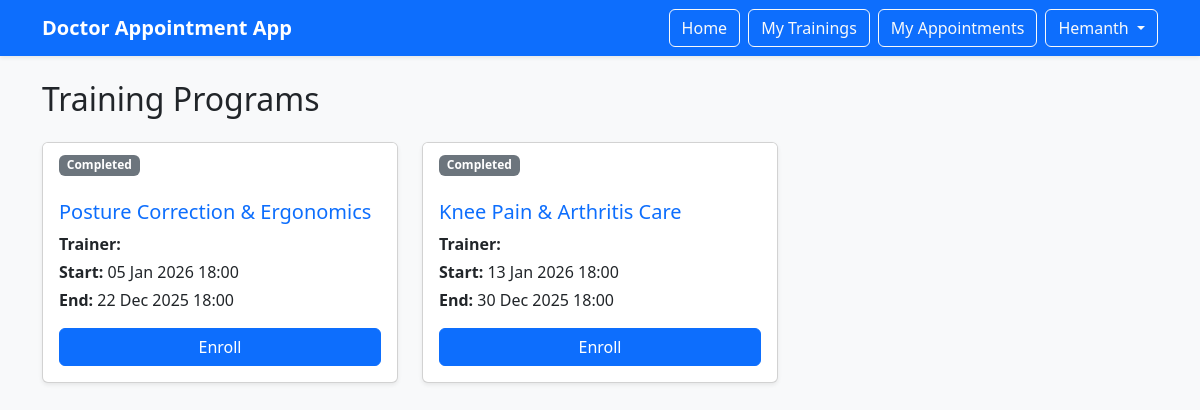
Page /services/training/ (signed in) on the committed database.
### services/models.py (models this page shows, shortened)
class TrainingCourse(models.Model):
    name = models.CharField(max_length=200)
    description = models.TextField(blank=True)
    start_datetime = models.DateTimeField()
    end_datetime = models.DateTimeField()
    is_active = models.BooleanField(default=True)

### services/views.py (the view)
# urls.py: path("training/", training_list, name="training"),
@login_required
def training_list(request):
    courses = TrainingCourse.objects.filter(is_active=True)
    return render(request, "services/training_list.html", {
        "courses": courses
    })

### templates/services/training_list.html (shortened to what this page needs)
{% extends "base.html" %}
{% block content %}
<h2 class="mb-4">Training Programs</h2>
<div class="row">
    {% for course in courses %}
    <div class="col-md-6 col-lg-4 mb-4">
        <div class="card shadow-sm h-100">
            <div class="card-header bg-white border-0">
                {% if course.status == "UPCOMING" %}
                    <span class="badge bg-warning text-dark">Upcoming</span>
                {% elif course.status == "ONGOING" %}
                    <span class="badge bg-success">Ongoing</span>
                {% else %}
                    <span class="badge bg-secondary">Completed</span>
                {% endif %}
            </div>
            <div class="card-body">
                <h5 class="card-title text-primary">
                    {{ course.name }}
                </h5>
                <p class="card-text mb-1">
                    <strong>Trainer:</strong>
                </p>
                <p class="card-text mb-1">
                    <strong>Start:</strong>
                    {{ course.start_datetime|date:"d M Y H:i" }}
                </p>
                <p class="card-text mb-3">
                    <strong>End:</strong>
                    {{ course.end_datetime|date:"d M Y H:i" }}
                </p>
                {% if course.status != "COMPLETED" %}
                <a href="{% url 'course_enroll' course.id %}"
                   class="btn btn-primary w-100">
                    Enroll
                </a>
                {% else %}
                <button class="btn btn-secondary w-100" disabled>
                    Enrollment Closed
                </button>
                {% endif %}
            </div>
        </div>
    </div>
    {% empty %}
    <div class="col-12 text-center">
        <p class="text-muted">No training programs available</p>
    </div>
    {% endfor %}
</div>
{% endblock %}

### templates/base.html (shortened to what this page needs)
<!DOCTYPE html>
<html lang="en">
<head>
    <link
        href="https://cdn.jsdelivr.net/npm/bootstrap@5.3.2/dist/css/bootstrap.min.css"
        rel="stylesheet"
    >
</head>
<body class="bg-light">
<nav class="navbar navbar-expand-lg navbar-dark bg-primary shadow-sm">
    <div class="container">
        <a
            class="navbar-brand fw-semibold"
            href="#"
        >
            Doctor Appointment App
        </a>
        <div class="d-flex align-items-center">
            {% if user.is_authenticated and user.profile %}
                {% if user.profile.role == "USER" %}
                    <a
                        href="{% url 'services' %}"
                        class="btn btn-outline-light me-2"
                    >
                        Home
                    </a>
                    <a
                        href="{% url 'training:my_trainings' %}"
                        class="btn btn-outline-light me-2"
                    >
                        My Trainings
                    </a>
                    <a
                        href="{% url 'appointments:appointment_history' %}"
                        class="btn btn-outline-light me-2"
                    >
                        My Appointments
                    </a>
                {% endif %}
                <div class="dropdown">
                    <button
                        class="btn btn-outline-light dropdown-toggle"
                        type="button"
                        data-bs-toggle="dropdown"
                        aria-expanded="false"
                    >
                        {{ user.first_name }}
                    </button>
                </div>
            {% endif %}
        </div>
    </div>
</nav>
<div class="container mt-4">
    {% block content %}
    {% endblock %}
</div>
</body>
</html>

### rows in the picture
TrainingCourse: name "Posture Correction & Ergonomics", start_datetime "05 Jan 2026 18:00", end_datetime "22 Dec 2025 18:00"
TrainingCourse: name "Knee Pain & Arthritis Care", start_datetime "13 Jan 2026 18:00", end_datetime "30 Dec 2025 18:00"

### other values in the picture
{{ user.first_name }} "Hemanth"
